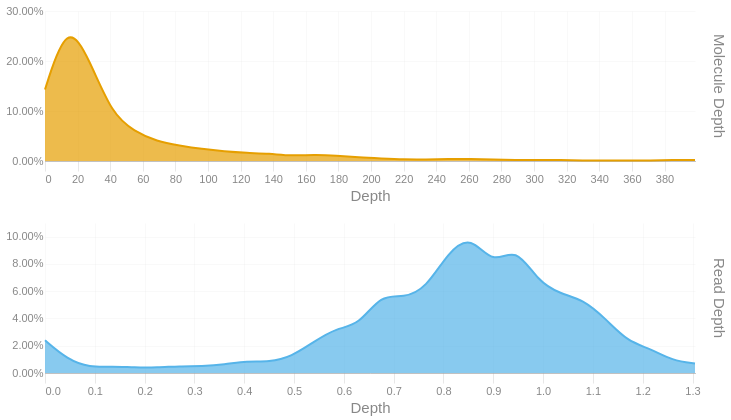

Notebook code cell kept with this figure:
### Code cell
readdep = depth_hist(tb['Read Depth'], q99, 3)
readdep = readdep.with_columns(pl.lit('Read Depth').alias('Metric'))
if not SKIPLR:
    moldep = depth_hist(tb['Molecule Depth'], mol_q99, 1)
    moldep = moldep.with_columns(pl.lit('Molecule Depth').alias('Metric'))
    _hist = pl.concat([readdep, moldep])
    _hist = _hist.filter(pl.col('Proportion') != 0)
    with SafeRender(_hist):
        (
            alt.Chart(_hist)        
            .mark_area(interpolate = "basis")
            .encode(
                x=alt.X('Bin:Q').scale(domainMin=0).axis(alt.Axis(title='Depth')),
                y = alt.Y('Proportion:Q', title = None).axis(format = '.2%'),
                color = alt.Color('Metric:N').legend(None),
                row = alt.Row("Metric:N").header(title = None, labelOrient = 'right'),
                tooltip = [
                    alt.Tooltip("Metric:N", title = "Metric"),
                    alt.Tooltip('Interval:N', title = "Depth Interval"),
                    alt.Tooltip('Proportion:Q', title = "% Alignments").format('.2%')
                ]
            )
            .resolve_scale(x='independent', y='independent')
            .properties(
                height = 150, width = 650,
                usermeta={'embedOptions': {'downloadFileName': f'{samplename}.depth.hist'}}
            )
        ).display()
else:
    readdep = readdep.filter(pl.col('Proportion') != 0)
    with SafeRender(readdep):
        (
            alt.Chart(readdep)        
            .mark_area(interpolate = "basis")
            .encode(
                x=alt.X('Bin:Q').scale(domainMin=0).axis(alt.Axis(title='Depth')),
                y = alt.Y('Proportion:Q', title = None).axis(format = '.2%'),
                tooltip = [
                    alt.Tooltip('Interval:N', title = "Depth Interval"),
                    alt.Tooltip('Proportion:Q', title = "% Alignments").format('.2%')
                ]
            )
            .properties(
                usermeta={'embedOptions': {'downloadFileName': f'{samplename}.depth.hist'}}
            )
        ).display()

### Figure 1 — Vega-Lite specification as saved in the notebook (floating-point values rounded to 4 significant figures)
{"width": 650, "height": 150, "config": {"title": {"anchor": "start", "dy": -15, "fontSize": 18, "color": "#888888", "subtitleColor": "#888888", "subtitleFontSize": 14}, "arc": {"fill": "#0072B2"}, "axis": {"domainColor": "#888888", "domainWidth": 0.5, "gridWidth": 0.2, "grid": false, "titleFontWeight": 400, "titleFontSize": 15, "labelFontSize": 11, "labelColor": "#888888", "tickColor": "#888888", "tickWidth": 0.2, "titleColor": "#888888"}, "axisBand": {"grid": false}, "axisX": {"grid": true, "tickSize": 10, "domainCap": "round"}, "axisY": {"domain": false, "grid": true, "tickSize": 0, "domainCap": "round"}, "background": "transparent", "header": {"labelFontSize": 15, "labelColor": "#888888", "titleFontSize": 15, "titleFontWeight": 600, "titleColor": "#888888"}, "legend": {"labelFont": "sans-serif", "labelFontSize": 12, "labelColor": "#888888", "symbolSize": 100, "symbolType": "circle", "titleFontSize": 12, "titlePadding": 10, "titleColor": "#888888", "title": null}, "range": {"category": ["#E69F00", "#56B4E9", "#009E73", "#F0E442", "#0072B2", "#D55E00", "#CC79A7", "#000000"], "diverging": ["#cfe8f3", "#a2d4ec", "#73bfe2", "#46abdb", "#1696d2", "#12719e"]}, "area": {"fill": "#0072B2", "fillOpacity": 0.7, "line": true, "strokeOpacity": 0.7}, "line": {"color": "#0072B2", "stroke": "#0072B2", "strokeWidth": 2}, "trail": {"color": "#0072B2", "stroke": "#0072B2", "strokeWidth": 0, "size": 1}, "point": {"filled": true, "fillOpacity": 1.0, "size": 95}, "text": {"color": "#888888", "fontSize": 11, "align": "right", "fontWeight": 400, "size": 11}, "bar": {"fill": "#0072B2", "stroke": null}, "view": {"stroke": null, "continuousWidth": 660, "continuousHeight": 400}}, "data": {"name": "data-3c0c011d76f3c063dcfc62b3b9d3e35d"}, "mark": {"type": "area", "interpolate": "basis"}, "encoding": {"color": {"field": "Metric", "legend": null, "type": "nominal"}, "row": {"field": "Metric", "header": {"title": null, "labelOrient": "right"}, "type": "nominal"}, "tooltip": [{"field": "Metric", "title": "Metric", "type": "nominal"}, {"field": "Interval", "title": "Depth Interval", "type": "nominal"}, {"field": "Proportion", "format": ".2%", "title": "% Alignments", "type": "quantitative"}], "x": {"axis": {"title": "Depth"}, "field": "Bin", "scale": {"domainMin": 0}, "type": "quantitative"}, "y": {"axis": {"format": ".2%"}, "field": "Proportion", "title": null, "type": "quantitative"}}, "resolve": {"scale": {"x": "independent", "y": "independent"}}, "usermeta": {"embedOptions": {"downloadFileName": "S3_Musquodoboit_596.depth.hist"}}, "$schema": "https://vega.github.io/schema/vega-lite/v6.1.0.json", "datasets": {"data-3c0c011d76f3c063dcfc62b3b9d3e35d": [{"Bin": 0.0, "Interval": "0.0-0.045", "Proportion": 0.024, "Metric": "Read Depth"}, {"Bin": 0.045, "Interval": "0.045-0.09", "Proportion": 0.01, "Metric": "Read Depth"}, {"Bin": 0.09, "Interval": "0.09-0.135", "Proportion": 0.004, "Metric": "Read Depth"}, {"Bin": 0.135, "Interval": "0.135-0.18", "Proportion": 0.005, "Metric": "Read Depth"}, {"Bin": 0.18, "Interval": "0.18-0.225", "Proportion": 0.004, "Metric": "Read Depth"}, {"Bin": 0.225, "Interval": "0.225-0.27", "Proportion": 0.004, "Metric": "Read Depth"}, {"Bin": 0.27, "Interval": "0.27-0.315", "Proportion": 0.005, "Metric": "Read Depth"}, {"Bin": 0.315, "Interval": "0.315-0.36", "Proportion": 0.005, "Metric": "Read Depth"}, {"Bin": 0.36, "Interval": "0.36-0.405", "Proportion": 0.006, "Metric": "Read Depth"}, {"Bin": 0.405, "Interval": "0.405-0.45", "Proportion": 0.009, "Metric": "Read Depth"}, {"Bin": 0.45, "Interval": "0.45-0.495", "Proportion": 0.008, "Metric": "Read Depth"}, {"Bin": 0.495, "Interval": "0.495-0.54", "Proportion": 0.012, "Metric": "Read Depth"}, {"Bin": 0.54, "Interval": "0.54-0.585", "Proportion": 0.023, "Metric": "Read Depth"}, {"Bin": 0.585, "Interval": "0.585-0.63", "Proportion": 0.033, "Metric": "Read Depth"}, {"Bin": 0.63, "Interval": "0.63-0.675", "Proportion": 0.035, "Metric": "Read Depth"}, {"Bin": 0.675, "Interval": "0.675-0.72", "Proportion": 0.058, "Metric": "Read Depth"}, {"Bin": 0.72, "Interval": "0.72-0.765", "Proportion": 0.055, "Metric": "Read Depth"}, {"Bin": 0.765, "Interval": "0.765-0.81", "Proportion": 0.062, "Metric": "Read Depth"}, {"Bin": 0.81, "Interval": "0.81-0.855", "Proportion": 0.089, "Metric": "Read Depth"}, {"Bin": 0.855, "Interval": "0.855-0.9", "Proportion": 0.101, "Metric": "Read Depth"}, {"Bin": 0.9, "Interval": "0.9-0.945", "Proportion": 0.079, "Metric": "Read Depth"}, {"Bin": 0.945, "Interval": "0.945-0.99", "Proportion": 0.093, "Metric": "Read Depth"}, {"Bin": 0.99, "Interval": "0.99-1.035", "Proportion": 0.067, "Metric": "Read Depth"}, {"Bin": 1.035, "Interval": "1.035-1.08", "Proportion": 0.058, "Metric": "Read Depth"}, {"Bin": 1.08, "Interval": "1.08-1.125", "Proportion": 0.054, "Metric": "Read Depth"}, {"Bin": 1.125, "Interval": "1.125-1.17", "Proportion": 0.04, "Metric": "Read Depth"}, {"Bin": 1.17, "Interval": "1.17-1.215", "Proportion": 0.023, "Metric": "Read Depth"}, {"Bin": 1.215, "Interval": "1.215-1.26", "Proportion": 0.018, "Metric": "Read Depth"}, {"Bin": 1.26, "Interval": "1.26-1.305", "Proportion": 0.009, "Metric": "Read Depth"}, {"Bin": 1.305, "Interval": "1.305-1.35", "Proportion": 0.007, "Metric": "Read Depth"}, {"Bin": 0.0, "Interval": "0.0-13.7", "Proportion": 0.143, "Metric": "Molecule Depth"}, {"Bin": 13.7, "Interval": "13.7-27.5", "Proportion": 0.282, "Metric": "Molecule Depth"}, {"Bin": 27.5, "Interval": "27.5-41.2", "Proportion": 0.201, "Metric": "Molecule Depth"}, {"Bin": 41.2, "Interval": "41.2-55.0", "Proportion": 0.093, "Metric": "Molecule Depth"}, {"Bin": 55.0, "Interval": "55.0-68.7", "Proportion": 0.059, "Metric": "Molecule Depth"}, {"Bin": 68.7, "Interval": "68.7-82.5", "Proportion": 0.039, "Metric": "Molecule Depth"}, {"Bin": 82.5, "Interval": "82.5-96.2", "Proportion": 0.031, "Metric": "Molecule Depth"}, {"Bin": 96.2, "Interval": "96.2-110.0", "Proportion": 0.024, "Metric": "Molecule Depth"}, {"Bin": 110.0, "Interval": "110.0-123.7", "Proportion": 0.019, "Metric": "Molecule Depth"}, {"Bin": 123.7, "Interval": "123.7-137.5", "Proportion": 0.016, "Metric": "Molecule Depth"}, {"Bin": 137.5, "Interval": "137.5-151.2", "Proportion": 0.015, "Metric": "Molecule Depth"}, {"Bin": 151.2, "Interval": "151.2-165.0", "Proportion": 0.01, "Metric": "Molecule Depth"}, {"Bin": 165.0, "Interval": "165.0-178.7", "Proportion": 0.013, "Metric": "Molecule Depth"}, {"Bin": 178.7, "Interval": "178.7-192.5", "Proportion": 0.011, "Metric": "Molecule Depth"}, {"Bin": 192.5, "Interval": "192.5-206.2", "Proportion": 0.007, "Metric": "Molecule Depth"}, {"Bin": 206.2, "Interval": "206.2-220.0", "Proportion": 0.005, "Metric": "Molecule Depth"}, {"Bin": 220.0, "Interval": "220.0-233.7", "Proportion": 0.003, "Metric": "Molecule Depth"}, {"Bin": 233.7, "Interval": "233.7-247.4", "Proportion": 0.003, "Metric": "Molecule Depth"}, {"Bin": 247.4, "Interval": "247.4-261.2", "Proportion": 0.004, "Metric": "Molecule Depth"}, {"Bin": 261.2, "Interval": "261.2-274.9", "Proportion": 0.004, "Metric": "Molecule Depth"}, {"Bin": 274.9, "Interval": "274.9-288.7", "Proportion": 0.003, "Metric": "Molecule Depth"}, {"Bin": 288.7, "Interval": "288.7-302.4", "Proportion": 0.002, "Metric": "Molecule Depth"}, {"Bin": 302.4, "Interval": "302.4-316.2", "Proportion": 0.002, "Metric": "Molecule Depth"}, {"Bin": 316.2, "Interval": "316.2-329.9", "Proportion": 0.002, "Metric": "Molecule Depth"}, {"Bin": 329.9, "Interval": "329.9-343.7", "Proportion": 0.001, "Metric": "Molecule Depth"}, {"Bin": 343.7, "Interval": "343.7-357.4", "Proportion": 0.001, "Metric": "Molecule Depth"}, {"Bin": 357.4, "Interval": "357.4-371.2", "Proportion": 0.001, "Metric": "Molecule Depth"}, {"Bin": 371.2, "Interval": "371.2-384.9", "Proportion": 0.001, "Metric": "Molecule Depth"}, {"Bin": 384.9, "Interval": "384.9-398.7", "Proportion": 0.002, "Metric": "Molecule Depth"}, {"Bin": 398.7, "Interval": "398.7-412.41", "Proportion": 0.002, "Metric": "Molecule Depth"}]}}
